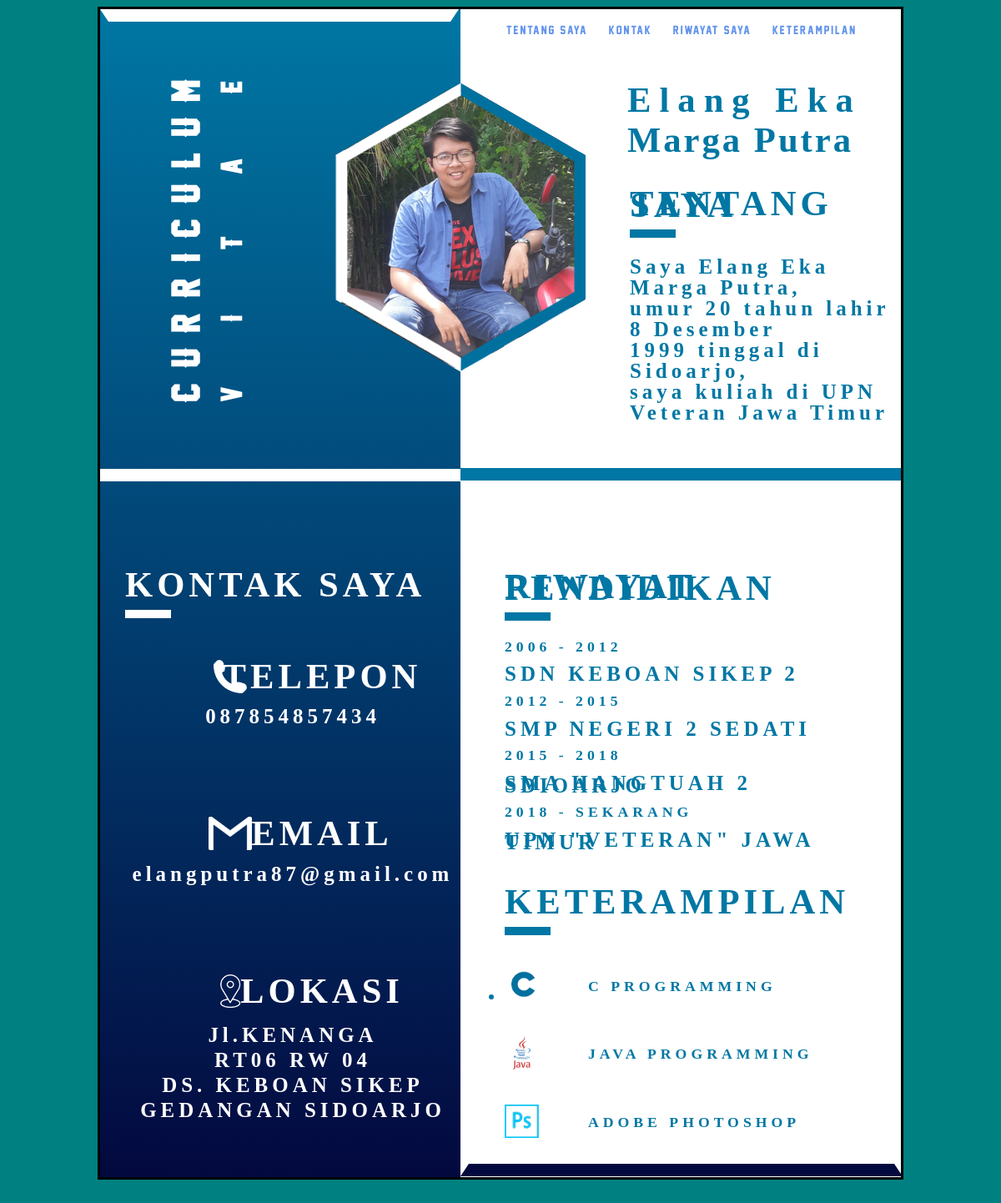
The app's page /cv.php with its own data.
### tables this page shows
CREATE TABLE `kontak_saya` (
  `telepon` varchar(255) NOT NULL,
  `email` varchar(255) NOT NULL,
  `lokasi` varchar(255) NOT NULL
);

CREATE TABLE `nama` (
  `nama_depan` varchar(255) NOT NULL,
  `nama_belakang` varchar(255) NOT NULL
);

CREATE TABLE `tentang_saya` (
  `tentang_saya` varchar(255) NOT NULL
);

CREATE TABLE `riwayat_pendidikan` (
  `tahun_pendidikan` varchar(255) NOT NULL,
  `nama_pendidikan` varchar(255) NOT NULL
);

CREATE TABLE `keterampilan` (
  `keterampilan1` varchar(255) NOT NULL,
  `keterampilan2` varchar(255) NOT NULL,
  `keterampilan3` varchar(255) NOT NULL
);

### conn.php (called while the page is built, shortened)
<?php
function connection() {
   $dbServer = 'localhost';
   $dbUser = 'root';
   $dbPass = '';
   $dbName = "page_profile";
   $conn = mysqli_connect($dbServer, $dbUser, $dbPass);
   mysqli_select_db($conn,$dbName);
   return $conn;
}

### cv.php (the view, shortened to what this page needs)
<?php
    $judul_atas = "CURRICULUM";
    $judul_bawah = "VITAE";
    $kontak = "KONTAK SAYA";
    $telp = "TELEPON";
    $email = "EMAIL";
    $lokasi = "LOKASI";
    $pagetentang = "TENTANG SAYA";
    $pageriwayat = "RIWAYAT SAYA";
    $pagetkontak = "KONTAK";
    $pagetket = "KETERAMPILAN";
    $tentangsaya = "TENTANG SAYA";
    $riwayatpendidikan = "RIWAYAT PENDIDIKAN";
    $keterampilan = "KETERAMPILAN";
    $fotoprofil = "./gambar/foto.png";
    $gambartelepon = './gambar/tel.png';
    $gambaremail = './gambar/email.png';
    $gambarlokasi = './gambar/lokasi.png';
    $gambarskill1 = './gambar/c.png';
    $gambarskill2 = './gambar/java.png';
    $gambarskill3 = './gambar/photoshop.png';
    include ('conn.php');
?>
<html>
<head>
    <link rel="stylesheet" href="style.css">
</head>
<body>
    <div class="tubuh">
        <div class="t_kiri">
            <div class="trapezoidkiri"></div>
            <div class="judul">
                <div class="j_atas">
                    <h1><?php echo $judul_atas?></h1>
                </div>
                <div class="j_bawah">
                    <h1><?php echo $judul_bawah ?></h1>
                </div>
            </div>
            <div class="p_kiri">
                <svg width="528px" height="100">
                    <rect class="borderts" width="528px" height="10"/>
                </svg>
            </div>
            <div id="contact" class="kontak">
                <h1><?php echo $kontak?></h1>
                <svg width="400" height="100">
                <rect class="borderkontak" width="50" height="5"/>
                </svg>
                <div class="isikontak">
                    <div class="telepon">
                        <img src=<?php echo $gambartelepon ?> alt="telepon">
                        <h1><?php echo $telp ?></h1>
                        <?php
                        $sql = "SELECT * FROM kontak_saya";
                        $res = mysqli_query(connection(),$sql);
                        ?>
                        <?php while($kontak1 = mysqli_fetch_array($res)): ?>
                            <h3><?php echo $kontak1["telepon"] ?></h3>
                        <?php endwhile; ?>
                    </div>
                    <div class="email">
                        <img src=<?php echo $gambaremail ?> alt="email">
                        <h1><?php echo $email ?></h1>
                        <?php
                        $sql = "SELECT * FROM kontak_saya";
                        $res = mysqli_query(connection(),$sql);
                        ?>
                        <?php while($kontak = mysqli_fetch_array($res)): ?>
                            <h3><?php echo $kontak["email"] ?></h3>
                        <?php endwhile; ?>
                    </div>
                    <div class="lokasi">
                        <img src=<?php echo $gambarlokasi ?> alt="lokasi">
                        <h1><?php echo $lokasi ?></h1>
                        <?php
                        $sql = "SELECT * FROM kontak_saya";
                        $res = mysqli_query(connection(),$sql);
                        ?>
                        <?php while($kontak = mysqli_fetch_array($res)): ?>
                            <h3><?php echo $kontak["lokasi"] ?></h3>
                        <?php endwhile; ?>
                    </div>
                </div>
            </div>
        </div>
        <div class="hexagon" style="background-image: url(<?php echo $fotoprofil ?>);">
            <div class="hexTop"></div>
            <div class="hexBottom"></div>
        </div>
        <div class="t_kanan">
            <div class="page">
                <ul>
                    <button><a href="#tentang"><?php echo $pagetentang ?></a></button>
                    <button><a href="#contact"><?php echo $pagetkontak ?></a></button>
                    <button><a href="#history"><?php echo $pageriwayat ?></a></button>
                    <button><a href="#skill"><?php echo $pagetket ?></a></button>
                </ul>
            </div>
            <div class="p_kanan">
                <svg width="528px" height="100">
                    <rect class="borderts" width="528px" height="10"/>
                </svg>
            </div>
            <div class="trapezoidkanan"></div>
            <div class="nama">
                <div class="namadepan">
                    <?php
                        $sql = "SELECT * FROM nama";
                        $res = mysqli_query(connection(),$sql);
                    ?>
                    <?php while($nama = mysqli_fetch_array($res)): ?>
                        <h1><?php echo $nama["nama_depan"] ?></h1>
                    <?php endwhile; ?>
                </div>
                <div class="namabelakang">
                    <?php
                        $sql = "SELECT * FROM nama";
                        $res = mysqli_query(connection(),$sql);
                    ?>
                    <?php while($nama = mysqli_fetch_array($res)): ?>
                        <h1><?php echo $nama["nama_belakang"] ?></h1>
                    <?php endwhile; ?>
                </div>
            </div>
            <div id="tentang" class="tentangsaya">
                <h1><?php echo $tentangsaya ?></h1>
                <svg width="400" height="100">
                    <rect class="borderts" width="50" height="5"/>
                </svg>
                <?php
                $sql = "SELECT * FROM tentang_saya";
                $res = mysqli_query(connection(),$sql);
                ?>
                <?php while($tentang_saya = mysqli_fetch_array($res)): ?>
                    <h3><?php echo $tentang_saya["tentang_saya"] ?></h3>
                <?php endwhile; ?>
            </div>
            <div id="history" class="riwayat_p">
                <h1><?php echo $riwayatpendidikan ?></h1>
                <svg width="400" height="100">
                    <rect class="borderrp" width="50" height="5"/>
                </svg>
                <div class="isirp">
                        <?php
                        $sql = "SELECT * FROM riwayat_pendidikan";
                        $res = mysqli_query(connection(),$sql);
                        ?>
                        <?php while($riwayat= mysqli_fetch_array($res)): ?>
                            <h5><?php echo $riwayat["tahun_pendidikan"]?></h5>
                            <h3><?php echo $riwayat["nama_pendidikan"] ?></h3>
                        <?php endwhile; ?>
                </div>
            </div>
            <div id="skill" class="keterampilan">
                <h1><?php echo $keterampilan ?></h1>
                <svg width="400" height="100">
                    <rect class="borderket" width="50" height="5"/>
                </svg>
                <div class="isiket">
                    <div class="ket1">
                        <img src=<?php echo $gambarskill1 ?> alt="">
                        <?php
                        $sql = "SELECT * FROM keterampilan";
                        $res = mysqli_query(connection(),$sql);
                        ?>
                        <?php while($ket = mysqli_fetch_array($res)): ?>
                            <h5><?php echo $ket["keterampilan1"]?></h5>
                        <?php endwhile; ?>
                    </div>
                    <div class="ket2">
                        <img src=<?php echo $gambarskill2 ?> alt="">
                        <?php
                        $sql = "SELECT * FROM keterampilan";
                        $res = mysqli_query(connection(),$sql);
                        ?>
                        <?php while($ket = mysqli_fetch_array($res)): ?>
                            <h5><?php echo $ket["keterampilan2"]?></h5>
                        <?php endwhile; ?>
                    </div>
                    <div class="ket3">
                        <img src=<?php echo $gambarskill3 ?> alt="">
                        <?php
                        $sql = "SELECT * FROM keterampilan";
                        $res = mysqli_query(connection(),$sql);
                        ?>
                        <?php while($ket = mysqli_fetch_array($res)): ?>
                            <h5><?php echo $ket["keterampilan3"]?></h5>
                        <?php endwhile; ?>
                    </div>
                </div>
            </div>
        </div>
    </div>
</body>
</html>

### records on screen
kontak_saya: telepon "087854857434", email "elangputra87@gmail.com", lokasi "Jl.KENANGA RT06 RW 04 DS. KEBOAN SIKEP GEDANGAN SIDOARJO"
nama: nama_depan "Elang Eka", nama_belakang "Marga Putra"
tentang_saya: tentang_saya "Saya Elang Eka Marga Putra, umur 20 tahun lahir 8 Desember 1999 tinggal di Sidoarjo, saya kuliah di UPN Veteran Jawa Timur"
riwayat_pendidikan: tahun_pendidikan "2006 - 2012", nama_pendidikan "SDN KEBOAN SIKEP 2"
riwayat_pendidikan: tahun_pendidikan "2012 - 2015", nama_pendidikan "SMP NEGERI 2 SEDATI"
riwayat_pendidikan: tahun_pendidikan "2015 - 2018", nama_pendidikan "SMA HANGTUAH 2 SDIOARJO"
riwayat_pendidikan: tahun_pendidikan "2018 - SEKARANG", nama_pendidikan "UPN \"VETERAN\" JAWA TIMUR"
keterampilan: keterampilan1 "C PROGRAMMING", keterampilan2 "JAVA PROGRAMMING", keterampilan3 "ADOBE PHOTOSHOP"

### other values on screen
$judul_atas "CURRICULUM"
$judul_bawah "VITAE"
$kontak "KONTAK SAYA"
$telp "TELEPON"
$email "EMAIL"
$lokasi "LOKASI"
$pagetentang "TENTANG SAYA"
$pagetkontak "KONTAK"
$pageriwayat "RIWAYAT SAYA"
$pagetket "KETERAMPILAN"
$tentangsaya "TENTANG SAYA"
$riwayatpendidikan "RIWAYAT PENDIDIKAN"
$keterampilan "KETERAMPILAN"
